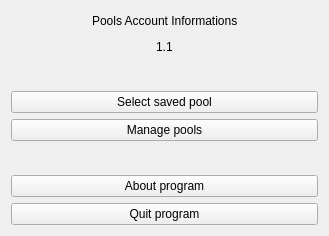
<?xml version="1.0" encoding="UTF-8"?>
<ui version="4.0">
 <class>MainUi</class>
 <widget class="QWidget" name="MainUi">
  <property name="geometry">
   <rect>
    <x>0</x>
    <y>0</y>
    <width>329</width>
    <height>236</height>
   </rect>
  </property>
  <property name="windowTitle">
   <string>Pools Account Informations</string>
  </property>
  <layout class="QVBoxLayout" name="verticalLayout_4">
   <item>
    <layout class="QVBoxLayout" name="verticalLayout_3">
     <item>
      <layout class="QHBoxLayout" name="horizontalLayout">
       <item>
        <spacer name="horizontalSpacer">
         <property name="orientation">
          <enum>Qt::Horizontal</enum>
         </property>
         <property name="sizeHint" stdset="0">
          <size>
           <width>40</width>
           <height>20</height>
          </size>
         </property>
        </spacer>
       </item>
       <item>
        <widget class="QLabel" name="lb_title">
         <property name="text">
          <string>Pools Account Informations</string>
         </property>
        </widget>
       </item>
       <item>
        <spacer name="horizontalSpacer_2">
         <property name="orientation">
          <enum>Qt::Horizontal</enum>
         </property>
         <property name="sizeHint" stdset="0">
          <size>
           <width>40</width>
           <height>20</height>
          </size>
         </property>
        </spacer>
       </item>
      </layout>
     </item>
     <item>
      <layout class="QHBoxLayout" name="horizontalLayout_2">
       <item>
        <spacer name="horizontalSpacer_3">
         <property name="orientation">
          <enum>Qt::Horizontal</enum>
         </property>
         <property name="sizeHint" stdset="0">
          <size>
           <width>40</width>
           <height>20</height>
          </size>
         </property>
        </spacer>
       </item>
       <item>
        <widget class="QLabel" name="lb_version">
         <property name="text">
          <string>1.1</string>
         </property>
        </widget>
       </item>
       <item>
        <spacer name="horizontalSpacer_4">
         <property name="orientation">
          <enum>Qt::Horizontal</enum>
         </property>
         <property name="sizeHint" stdset="0">
          <size>
           <width>40</width>
           <height>20</height>
          </size>
         </property>
        </spacer>
       </item>
      </layout>
     </item>
    </layout>
   </item>
   <item>
    <spacer name="verticalSpacer">
     <property name="orientation">
      <enum>Qt::Vertical</enum>
     </property>
     <property name="sizeHint" stdset="0">
      <size>
       <width>20</width>
       <height>10</height>
      </size>
     </property>
    </spacer>
   </item>
   <item>
    <layout class="QVBoxLayout" name="verticalLayout_2">
     <item>
      <layout class="QHBoxLayout" name="horizontalLayout_3">
       <item>
        <widget class="QPushButton" name="btn_sel_saved_pool">
         <property name="text">
          <string>Select saved pool</string>
         </property>
        </widget>
       </item>
      </layout>
     </item>
     <item>
      <layout class="QHBoxLayout" name="horizontalLayout_4">
       <item>
        <widget class="QPushButton" name="btn_manage_pools">
         <property name="text">
          <string>Manage pools</string>
         </property>
        </widget>
       </item>
      </layout>
     </item>
    </layout>
   </item>
   <item>
    <spacer name="verticalSpacer_2">
     <property name="orientation">
      <enum>Qt::Vertical</enum>
     </property>
     <property name="sizeHint" stdset="0">
      <size>
       <width>20</width>
       <height>10</height>
      </size>
     </property>
    </spacer>
   </item>
   <item>
    <layout class="QVBoxLayout" name="verticalLayout">
     <item>
      <layout class="QHBoxLayout" name="horizontalLayout_5">
       <item>
        <widget class="QPushButton" name="btn_about">
         <property name="text">
          <string>About program</string>
         </property>
        </widget>
       </item>
      </layout>
     </item>
     <item>
      <layout class="QHBoxLayout" name="horizontalLayout_6">
       <item>
        <widget class="QPushButton" name="btn_exit">
         <property name="text">
          <string>Quit program</string>
         </property>
        </widget>
       </item>
      </layout>
     </item>
    </layout>
   </item>
  </layout>
 </widget>
 <layoutdefault spacing="6" margin="11"/>
 <resources/>
 <connections>
  <connection>
   <sender>btn_exit</sender>
   <signal>clicked()</signal>
   <receiver>MainUi</receiver>
   <slot>close()</slot>
   <hints>
    <hint type="sourcelabel">
     <x>148</x>
     <y>221</y>
    </hint>
    <hint type="destinationlabel">
     <x>291</x>
     <y>809</y>
    </hint>
   </hints>
  </connection>
 </connections>
</ui>
